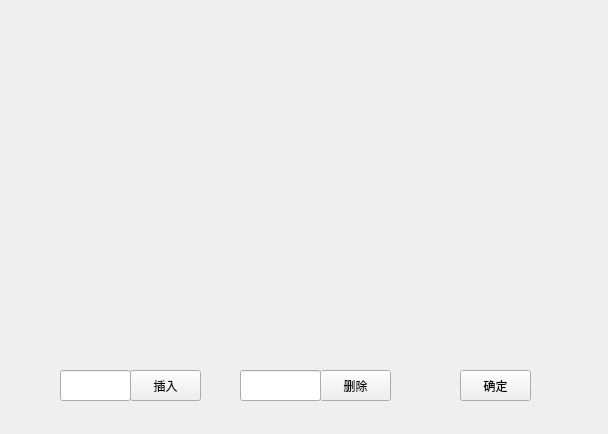
<?xml version="1.0" encoding="UTF-8"?>
<ui version="4.0">
 <class>SecondAvl</class>
 <widget class="QWidget" name="SecondAvl">
  <property name="geometry">
   <rect>
    <x>0</x>
    <y>0</y>
    <width>608</width>
    <height>434</height>
   </rect>
  </property>
  <property name="windowTitle">
   <string>Form</string>
  </property>
  <widget class="QLineEdit" name="insertEdit">
   <property name="geometry">
    <rect>
     <x>60</x>
     <y>370</y>
     <width>71</width>
     <height>31</height>
    </rect>
   </property>
  </widget>
  <widget class="QPushButton" name="insertBtn">
   <property name="geometry">
    <rect>
     <x>130</x>
     <y>370</y>
     <width>71</width>
     <height>31</height>
    </rect>
   </property>
   <property name="text">
    <string>插入</string>
   </property>
  </widget>
  <widget class="QLineEdit" name="removeEdit">
   <property name="geometry">
    <rect>
     <x>240</x>
     <y>370</y>
     <width>81</width>
     <height>31</height>
    </rect>
   </property>
  </widget>
  <widget class="QPushButton" name="pushButton_2">
   <property name="geometry">
    <rect>
     <x>320</x>
     <y>370</y>
     <width>71</width>
     <height>31</height>
    </rect>
   </property>
   <property name="text">
    <string>删除</string>
   </property>
  </widget>
  <widget class="QPushButton" name="ok">
   <property name="geometry">
    <rect>
     <x>460</x>
     <y>370</y>
     <width>71</width>
     <height>31</height>
    </rect>
   </property>
   <property name="text">
    <string>确定</string>
   </property>
  </widget>
 </widget>
 <resources/>
 <connections/>
</ui>
